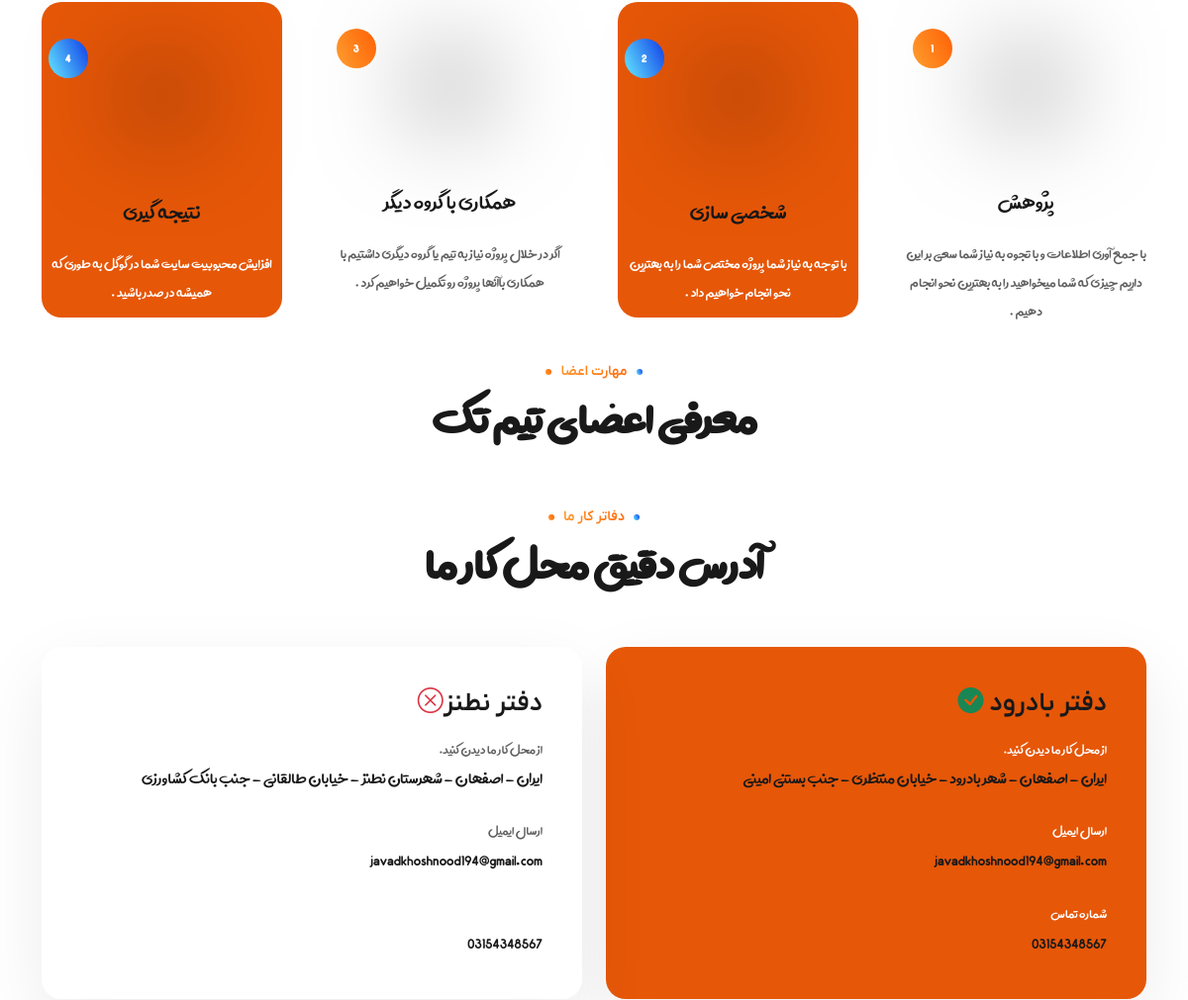
Page /about/ (middle part) on the earlier database version.
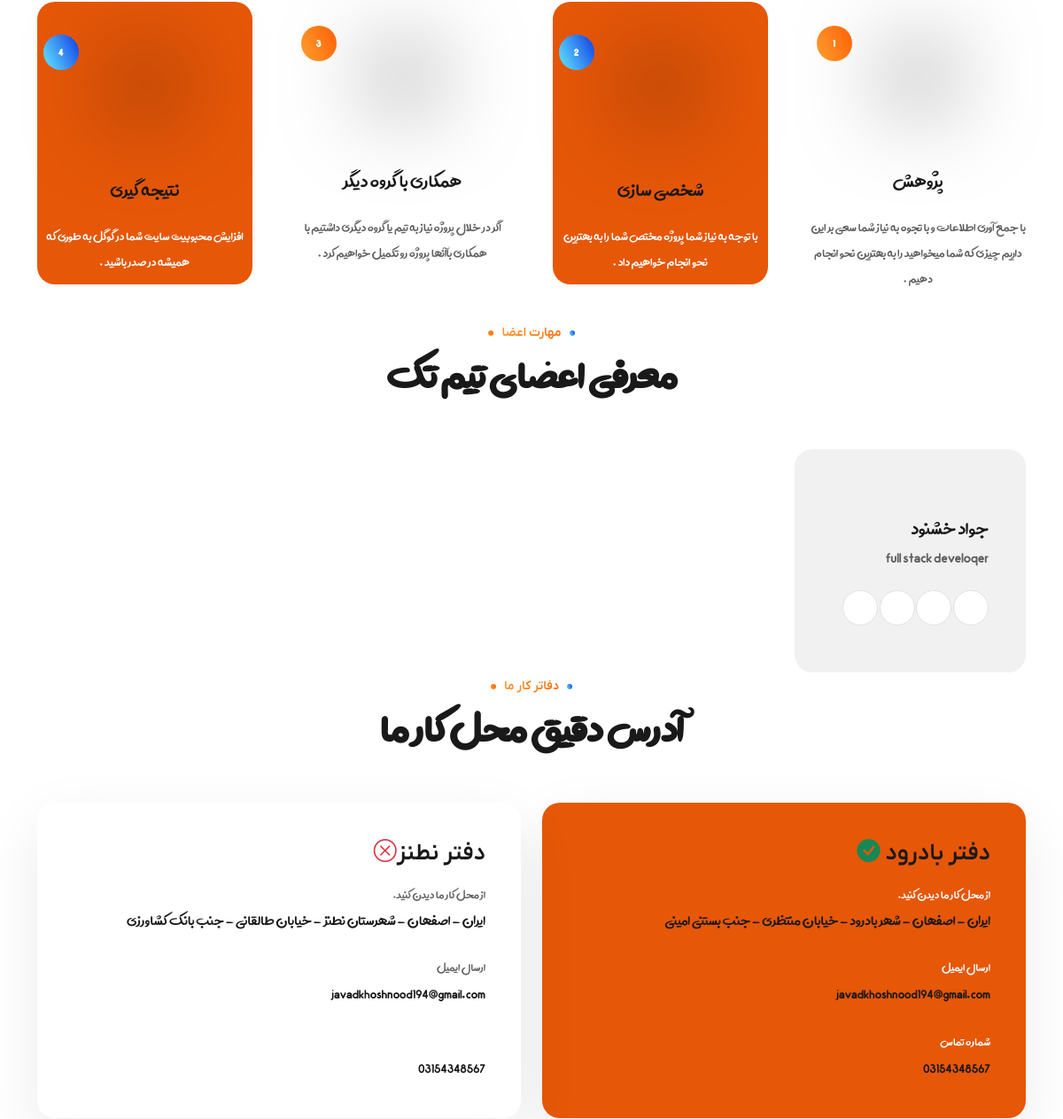
Same page on the later database version.
### about/models.py (models this page shows, shortened)
class TeamMember(models.Model):
    name = models.CharField(max_length=255)
    phone = models.BigIntegerField(default=0)
    email = models.EmailField()
    work = models.ManyToManyField(WorkField)
    disctption = models.TextField()
    image = models.ImageField(upload_to="team/")
    status = models.BooleanField(default=False)
    counted_view = models.IntegerField(default=0)
    created_date = models.DateTimeField(auto_now_add=True,null=True)
    updated_date = models.DateTimeField(auto_now=True,null=True)
    published_date = models.DateTimeField(null=True)
    class Meta:
        ordering = ["created_date"]
        verbose_name = "عضو تیم "
        verbose_name_plural = "اعضای تیم "

class WorkField(models.Model):
    name = models.CharField(max_length=255)
    disctption = models.TextField()
    class Meta:
        verbose_name = " زمینه فعالیت  "
        verbose_name_plural = "  زمینه فعالیت ها "

### about/views.py (the view, shortened to what this page needs)
# urls.py: path("",views.about_view,name="about")
def about_view(request):
    time_now = timezone.now()
    teammembers = TeamMember.objects.exclude(published_date__gt=time_now).filter(status=True).order_by("created_date")
    return render(request,"about/about.html",{"team_members":teammembers})

### about/templates/about/about.html (shortened to what the changed rows need)
{% extends 'base.html' %}
{% load static  %}
{% block content %}
<div class="page-content">
<div class="page-content">
    <section style="padding: 0px;padding-top: 30px;">
      <div class="container">
        <div class="row justify-content-center text-center">
          <div class="col-lg-8 col-md-12">
            <div class="theme-title">
              <h2 style="font-family: avini;">معرفی اعضای تیم تک </h2>
            </div>
          </div>
        </div>
        <div class="row">
          {% for item in team_members %}
          <div class="col-lg-3 col-md-6">
            <div class="team-member"  style="background-color: #d9d9d95c;padding: 12px;">
                    <div class="team-{% static 'images/">
                    </div>
                    <div class="team-desc">
                      <h4>
                        <a href="team-single.html">  {{item.name}} </a>
                      </h4>
                      {% for cat in item.work.all %}
                      <span style="font-size: 22px;"> {{cat.name}} </span>
                      {% endfor %}
                      <div class="social-icons team-social-icon">
                        <ul class="list-inline">
                          <li>
                            <a  onclick="comingsoon()">
                              <i class="flaticon-facebook-app-symbol"></i>
                            </a>
                          </li>
                          <li>
                            <a onclick="comingsoon()">
                              <i class="flaticon-twitter-2"></i>
                            </a>
                          </li>
                          <li>
                            <a onclick="comingsoon()">
                              <i class="flaticon-instagram"></i>
                            </a>
                          </li>
                          <li>
                            <a onclick="comingsoon()">
                              <i class="flaticon-linkedin-1"></i>
                            </a>
                          </li>
                        </ul>
                      </div>
                    </div>
                  </div>
          </div>
        </div>
      </div>
    </section>
    </div>
    <section class="contact-info mt-6" style="padding: 0px;">
      <div class="row justify-content-center text-center">
        <div class="col-lg-8 col-md-12">
          <div class="theme-title">
            <h2 style="font-family: avini;">آدرس دقیق محل کار ما  </h2>
          </div>
        </div>
      </div>
    </section>
    </div>
{% endblock %}

Differences in the rows shown:
added TeamMember: name "جواد خشنود"
added WorkField: name "full stack developer"
